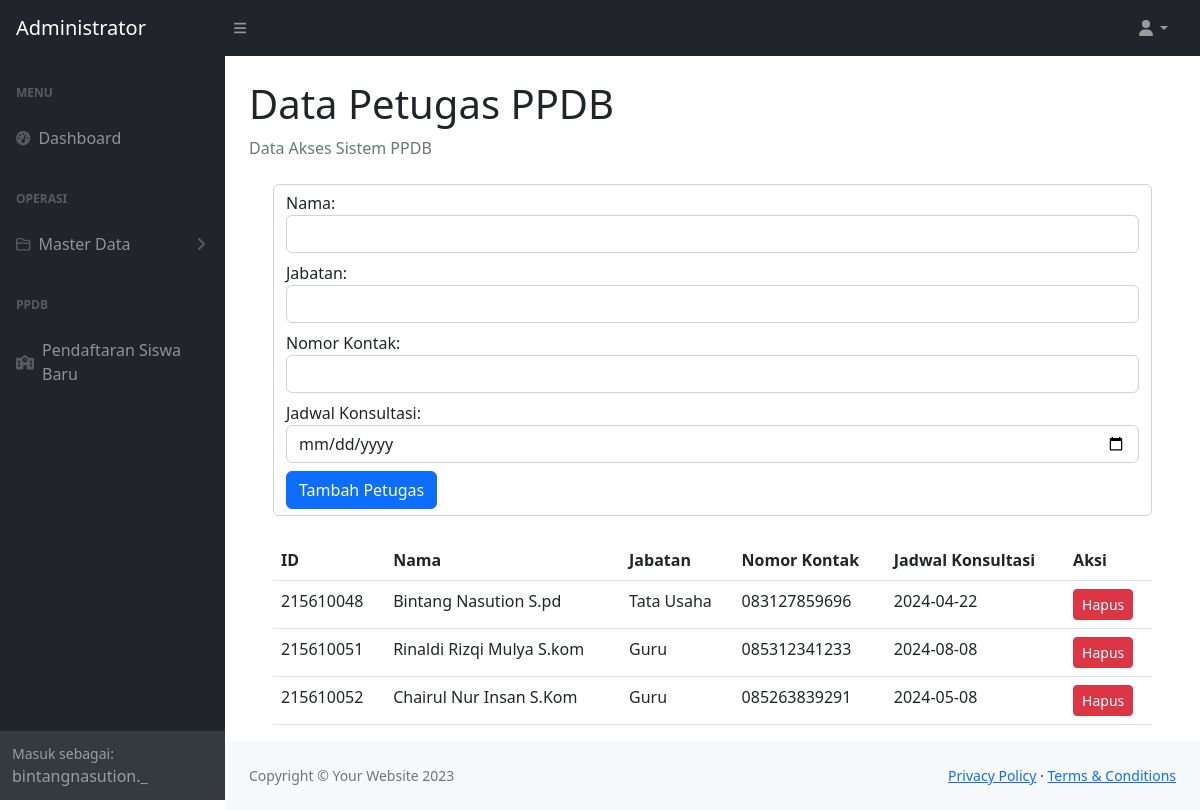
/page/admin/petugas.php (signed in), run on the app's committed database.
### tables this page shows
CREATE TABLE `petugasppdb` (
  `ID` int(11) NOT NULL,
  `Nama` varchar(100) DEFAULT NULL,
  `Jabatan` varchar(100) DEFAULT NULL,
  `NomorKontak` varchar(15) DEFAULT NULL,
  `JadwalKonsultasi` date DEFAULT NULL
);

### page/admin/petugas.php (the view, shortened to what this page needs)
<?php
$conn = new mysqli("localhost", "id22353485_proyekpsi", "Proyekpsi.123456789", "id22353485_proyek_sistem");
?>
<!DOCTYPE html>
<html lang="en">
    <head>
        <link href="https://cdn.jsdelivr.net/npm/simple-datatables@7.1.2/dist/style.min.css" rel="stylesheet" />
        <link href="dist/css/styles.css" rel="stylesheet" />
    </head>
    <body class="sb-nav-fixed">
        <nav class="sb-topnav navbar navbar-expand navbar-dark bg-dark">
            <a class="navbar-brand ps-3" href="index.php">Administrator</a>
            <button class="btn btn-link btn-sm order-1 order-lg-0 me-4 me-lg-0" id="sidebarToggle" href="#!"><i class="fas fa-bars"></i></button>
            <ul class="navbar-nav ms-auto ms-md-0 me-3 me-lg-4">
                <li class="nav-item dropdown">
                    <a class="nav-link dropdown-toggle" id="navbarDropdown" href="#" role="button" data-bs-toggle="dropdown" aria-expanded="false"><i class="fas fa-user fa-fw"></i></a>
                </li>
            </ul>
        </nav>
        <div id="layoutSidenav">
            <div id="layoutSidenav_nav">
                <nav class="sb-sidenav accordion sb-sidenav-dark" id="sidenavAccordion">
                    <div class="sb-sidenav-menu">
                        <div class="nav">
                            <div class="sb-sidenav-menu-heading">Menu</div>
                            <a class="nav-link" href="dashboard.php">
                                <div class="sb-nav-link-icon"><i class="fas fa-tachometer-alt"></i></div>
                                Dashboard
                            </a>
                            <div class="sb-sidenav-menu-heading">Operasi</div>
                            <a class="nav-link collapsed" href="#" data-bs-toggle="collapse" data-bs-target="#collapseLayouts" aria-expanded="false" aria-controls="collapseLayouts">
                                <div class="sb-nav-link-icon"><i class="fa-regular fa-folder-closed"></i></div>
                                Master Data
                                <div class="sb-sidenav-collapse-arrow"><i class="fas fa-angle-down"></i></div>
                            </a>
                            <div class="sb-sidenav-menu-heading">PPDB</div>
                            <a class="nav-link" href="addsiswa.php">
                                <div class="sb-nav-link-icon"><i class="fa-solid fa-school"></i></div>
                                Pendaftaran Siswa Baru
                            </a>
                        </div>
                    </div>
                    <div class="sb-sidenav-footer">
                        <div class="small">Masuk sebagai:</div>
                        <?php echo $_SESSION['username'];?>
                    </div>
                </nav>
            </div>
            <div id="layoutSidenav_content">
                <main>
                    <div class="container-fluid px-4">
                        <h1 class="mt-4">Data Petugas PPDB</h1>
                        <ol class="breadcrumb mb-4">
                            <li class="breadcrumb-item active">Data Akses Sistem PPDB</li>
                        </ol>
                        <div class="container-fluid px-4">
        <form action="" method="post" class="form-control mb-4">
            <div class="form-group mb-2">
                <label for="nama">Nama:</label>
                <input type="text" class="form-control" id="nama" name="nama" required>
            </div>
            <div class="form-group mb-2">
                <label for="jabatan">Jabatan:</label>
                <input type="text" class="form-control" id="jabatan" name="jabatan" required>
            </div>
            <div class="form-group mb-2">
                <label for="nomorKontak">Nomor Kontak:</label>
                <input type="text" class="form-control" id="nomorKontak" name="nomorKontak" required>
            </div>
            <div class="form-group mb-2">
                <label for="jadwalKonsultasi">Jadwal Konsultasi:</label>
                <input type="date" class="form-control" id="jadwalKonsultasi" name="jadwalKonsultasi" required>
            </div>
            <button type="submit" class="btn btn-primary">Tambah Petugas</button>
        </form>
        <table class="table">
            <thead>
                <tr>
                    <th>ID</th>
                    <th>Nama</th>
                    <th>Jabatan</th>
                    <th>Nomor Kontak</th>
                    <th>Jadwal Konsultasi</th>
                    <th>Aksi</th>
                </tr>
            </thead>
            <tbody>
                <?php
                $result = mysqli_query($conn, "SELECT * FROM petugasppdb");
                while ($row = mysqli_fetch_assoc($result)) {
                    echo "<tr>";
                    echo "<td>" . $row['ID'] . "</td>";
                    echo "<td>" . $row['Nama'] . "</td>";
                    echo "<td>" . $row['Jabatan'] . "</td>";
                    echo "<td>" . $row['NomorKontak'] . "</td>";
                    echo "<td>" . $row['JadwalKonsultasi'] . "</td>";
                    echo "<td>";
                    echo "<a href='deletepetugas.php?id=" . $row['ID'] . "' class='btn btn-danger btn-sm' onclick='return confirm(\"Apakah Anda yakin ingin menghapus data ini?\")'>Hapus</a></td>";
                    echo "</tr>";
                }
                ?>
            </tbody>
        </table>
    </div>
                    </div>
                </main>
                <footer class="py-4 bg-light mt-auto">
                    <div class="container-fluid px-4">
                        <div class="d-flex align-items-center justify-content-between small">
                            <div class="text-muted">Copyright &copy; Your Website 2023</div>
                            <div>
                                <a href="#">Privacy Policy</a>
                                &middot;
                                <a href="#">Terms &amp; Conditions</a>
                            </div>
                        </div>
                    </div>
                </footer>
            </div>
        </div>
    </body>
</html>

### data on the page
petugasppdb: ID "215610048", Nama "Bintang Nasution S.pd", Jabatan "Tata Usaha", NomorKontak "083127859696", JadwalKonsultasi "2024-04-22"
petugasppdb: ID "215610051", Nama "Rinaldi Rizqi Mulya S.kom", Jabatan "Guru", NomorKontak "085312341233", JadwalKonsultasi "2024-08-08"
petugasppdb: ID "215610052", Nama "Chairul Nur Insan S.Kom", Jabatan "Guru", NomorKontak "085263839291", JadwalKonsultasi "2024-05-08"

### other printed values
$_SESSION['username'] "bintangnasution._"
